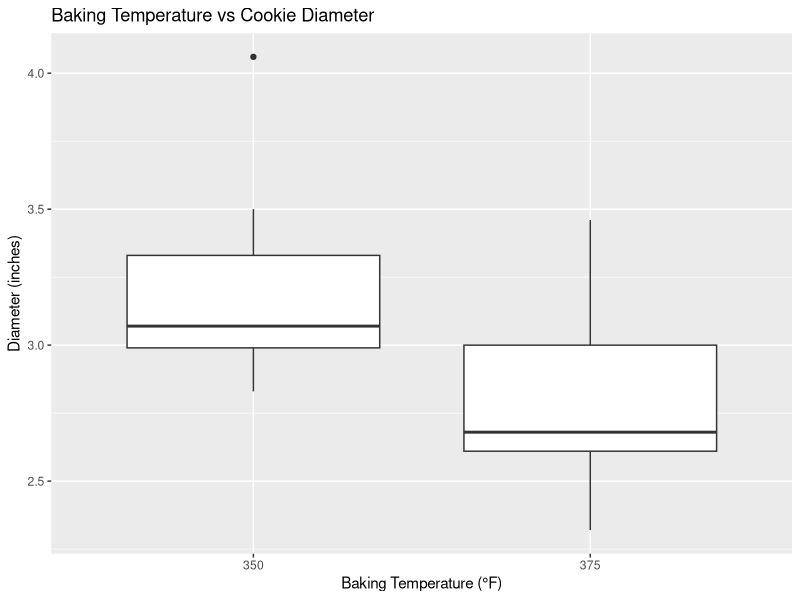
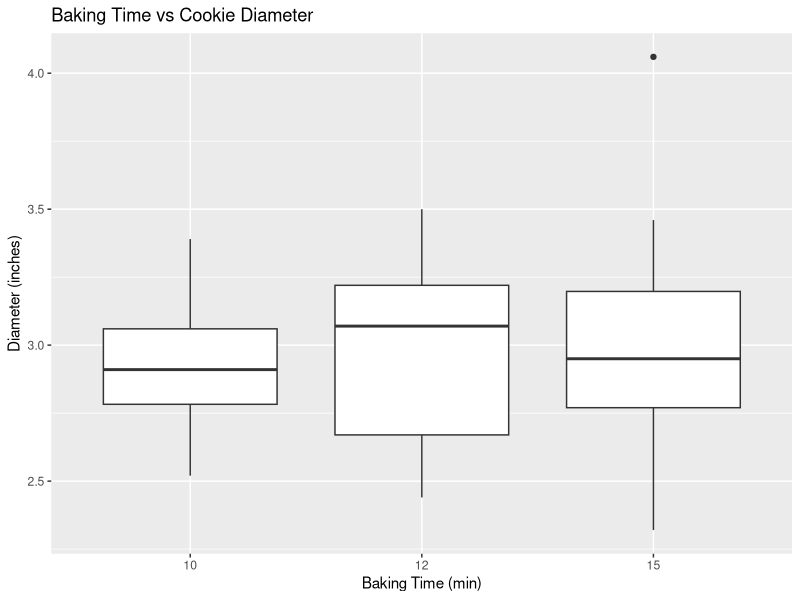
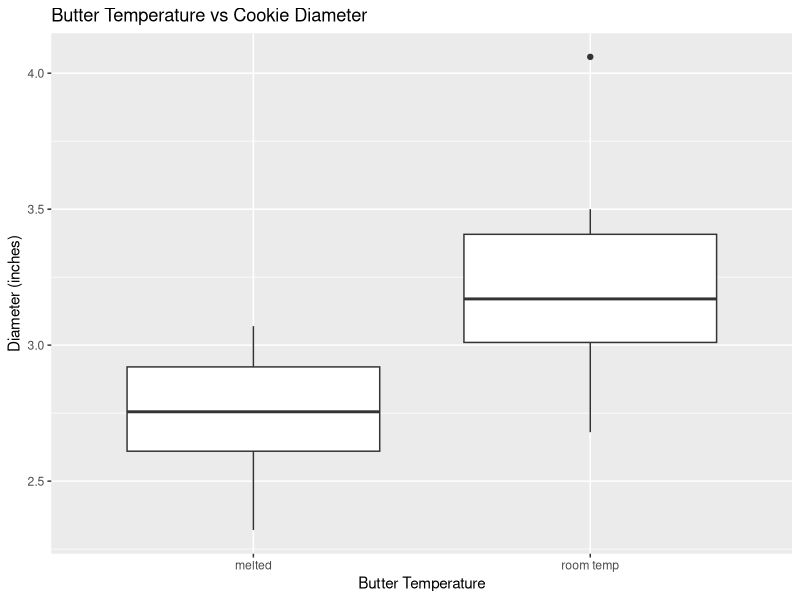
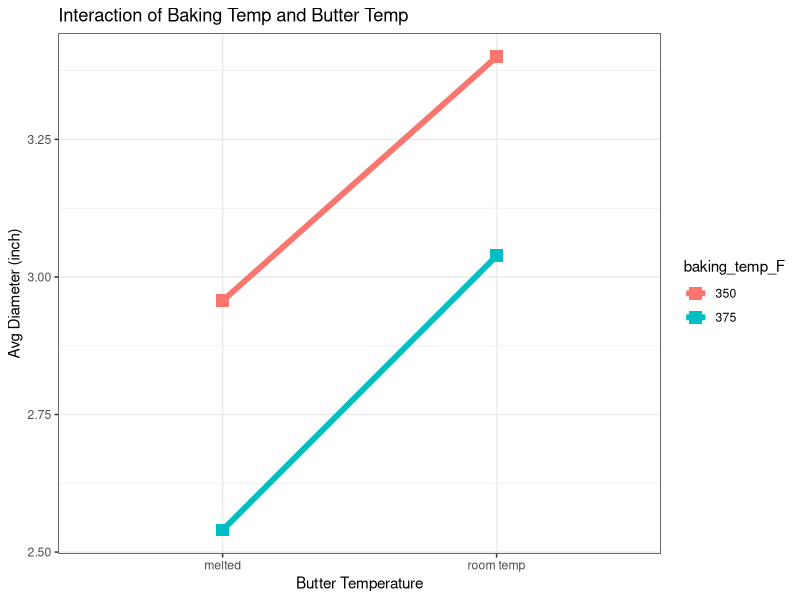
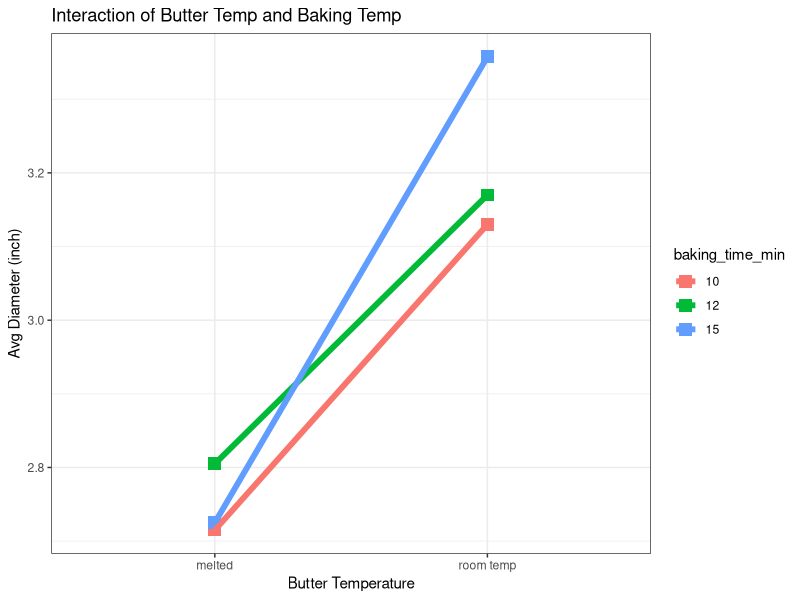
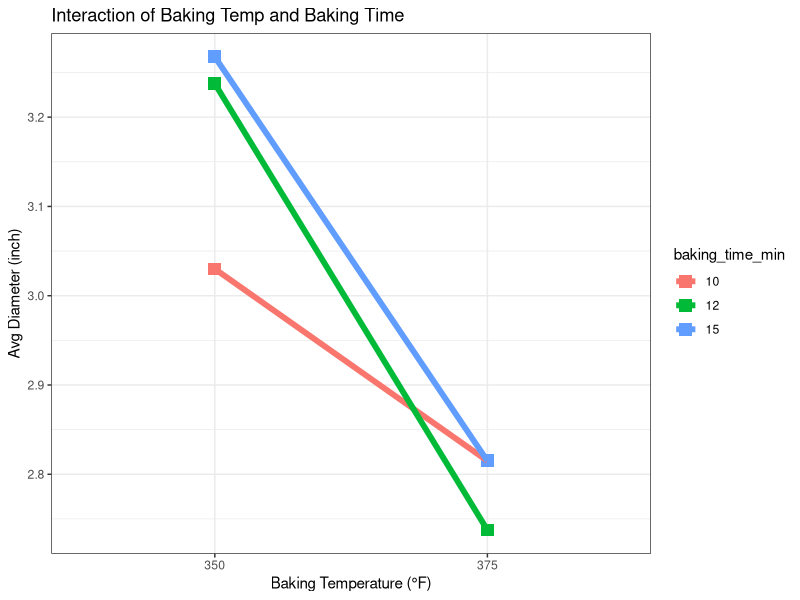
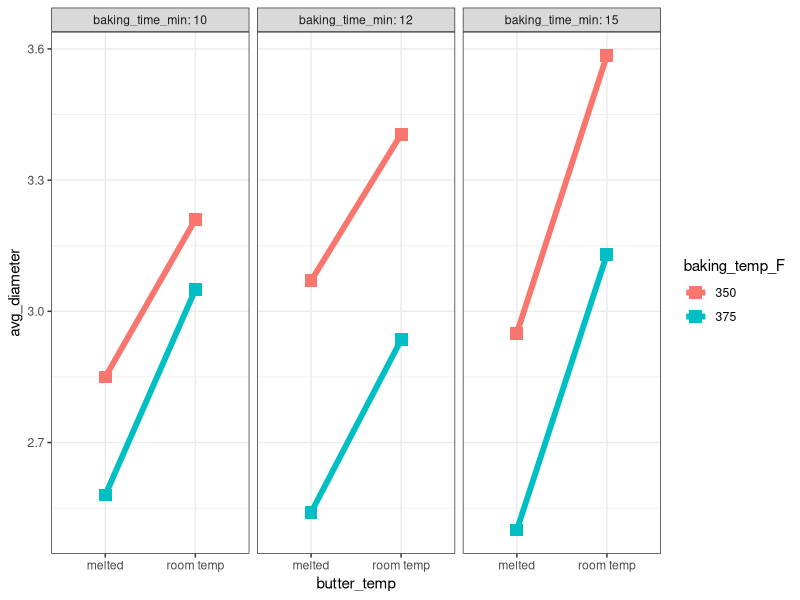

R code for these plots, in order:
## ---- chunk 1
#Load in data
library(tidyverse)
replication = c(rep(1, 12), rep(2, 12))
butter_temp = rep(c(rep('room temp', 6), rep('melted', 6)), 2)
baking_temp = rep(c(rep(c(350, 375), each = 3)), 2)
baking_time = rep(c(10, 12, 15), 8)

responses_cm = c(7.7, 8.4, 7.9, 7.5, 6.8, 7.1, 7.3, 7.8, 7.8, 6.7, 6.2, 5.9, 
                 8.6, 8.9, 10.3, 8, 8.1, 8.8, 7.2, 7.8, 7.2, 6.4, 6.7, 6.8)

responses_in = round(responses_cm/2.54, 2)

cookies = data.frame(cookie_id = 1:24, replication = replication, 
                     butter_temp = butter_temp, baking_temp_F = baking_temp, 
                     baking_time_min = baking_time, 
                     diameter_inch = responses_in)
cookies$butter_temp = factor(cookies$butter_temp)
cookies$baking_temp_F = factor(cookies$baking_temp_F)
cookies$baking_time_min = factor(cookies$baking_time_min)
head(cookies, 3)
## ---- chunk 2
#Randomly assign treatments

set.seed(100)
treatments = c(rep(1:12, each = 1, times = 2))
treatment_assignment = sample(treatments, replace = FALSE)
treatment_assignment

#Each index in our vector represents one of our dough balls. The value at that
#index is the randomly assigned treatment combination.
## ---- chunk 3
summary(cookies)
## ---- chunk 4
#Main Effects

#Figure A
butter_temp_vs_resp = ggplot(cookies, aes(x = butter_temp, y = diameter_inch)) +
  geom_boxplot() + labs(title = 'Butter Temperature vs Cookie Diameter', 
                        x = 'Butter Temperature', y = 'Diameter (inches)')
#butter_temp_vs_resp 
## ---- chunk 5
#Figure B

baking_temp_vs_resp = ggplot(cookies, aes(x = baking_temp_F, y = diameter_inch)) +
  geom_boxplot() + labs(title = 'Baking Temperature vs Cookie Diameter', 
                        x = 'Baking Temperature (°F)', y = 'Diameter (inches)')
#baking_temp_vs_resp
## ---- chunk 6
#Figure C
baking_time_vs_resp = ggplot(cookies, aes(x = baking_time_min, 
                                          y = diameter_inch)) + geom_boxplot() +
  labs(title = 'Baking Time vs Cookie Diameter', x = 'Baking Time (min)',
       y = 'Diameter (inches)')
#baking_time_vs_resp
## ---- chunk 7
#Interaction plots
#Figure D
group_means <- cookies |>
  group_by(butter_temp, baking_temp_F) |>
  summarize(avg_diameter = mean(diameter_inch),
            n = n())
#group_means

plot1 = ggplot(group_means, aes(x = butter_temp,
                        y = avg_diameter,
                        color = baking_temp_F,
                        group = baking_temp_F)) +
  geom_point(shape = 15, size = 4) +
  geom_line(lwd = 2) +
  theme_bw() + labs(title = 'Interaction of Baking Temp and Butter Temp',
                    x = 'Butter Temperature', y = 'Avg Diameter (inch)')
## ---- chunk 8
#Interaction plots
#Figure F
group_means <- cookies |>
  group_by(butter_temp, baking_time_min) |>
  summarize(avg_diameter = mean(diameter_inch),
            n = n())
#group_means

plot2 = ggplot(group_means, aes(x = butter_temp,
                        y = avg_diameter,
                        color = baking_time_min,
                        group = baking_time_min)) +
  geom_point(shape = 15, size = 4) +
  geom_line(lwd = 2) +
  theme_bw() + labs(title = 'Interaction of Butter Temp and Baking Temp',
                    x = 'Butter Temperature', y = 'Avg Diameter (inch)')
## ---- chunk 9
#Interaction plots
#Figure G

group_means <- cookies |>
  group_by(baking_temp_F, baking_time_min) |>
  summarize(avg_diameter = mean(diameter_inch),
            n = n())
#group_means

plot3 = ggplot(group_means, aes(x = baking_temp_F,
                        y = avg_diameter,
                        color = baking_time_min,
                        group = baking_time_min)) +
  geom_point(shape = 15, size = 4) +
  geom_line(lwd = 2) +
  theme_bw() + labs(title = 'Interaction of Baking Temp and Baking Time',
                    x = 'Baking Temperature (°F)', y = 'Avg Diameter (inch)')

## ---- chunk 10
##Interaction plots
#Figure E
group_means <- cookies |>
  group_by(butter_temp, baking_temp_F, baking_time_min) |>
  summarize(avg_diameter = mean(diameter_inch),
            n = n())
#group_means

plot4 = ggplot(group_means, aes(x = butter_temp,
                        y = avg_diameter,
                        color = baking_temp_F,
                        group = baking_temp_F)) +
  geom_point(shape = 15, size = 4) +
  geom_line(lwd = 2) +
  facet_wrap(vars(baking_time_min), labeller = label_both) +
  theme_bw()
## ---- chunk 11
#ANOVA
anova_model <- aov(diameter_inch ~ butter_temp*baking_temp_F*baking_time_min,
                   data = cookies)
anova_tbl = summary(anova_model)
anova_tbl

obs_f = anova_tbl[[1]]$`F value`[1:7]
#obs_f
## ---- chunk 12
#Randomization-based Inference
set.seed(100)
shuffle_three_factor <- function(y, a, b, c) {
  Y <- sample(y) # source of randomness

  cookies <- data.frame(diameter_inch = Y,
                      butter_temp = a,
                      baking_temp_F = b,
                      baking_time_min = c)
  
  anova_model <- aov(diameter_inch ~ butter_temp*baking_temp_F*baking_time_min,
                     data = cookies)
  anova_table <- summary(anova_model)
  f_stats <- anova_table[[1]]$`F value`
  f_stats[1:7]
}


null_stats <- replicate(500, shuffle_three_factor(cookies$diameter_inch,
                                                  cookies$butter_temp,
                                                  cookies$baking_temp_F,
                                                  cookies$baking_time_min))


null_butter_temp = null_stats[1, ]
null_baking_temp = null_stats[2, ]     
null_baking_time = null_stats[3, ]                  
null_butter_baking_temp = null_stats[4, ]   
null_butter_baking_time = null_stats[5, ]   
null_baking_temp_time = null_stats[6, ]   
null_butter_baking_temp_time = null_stats[7, ]

p1 = mean(null_butter_temp > obs_f[1])
p2 = mean(null_baking_temp > obs_f[2])
p3 = mean(null_baking_time > obs_f[3])
p4 = mean(null_butter_baking_temp > obs_f[4])
p5 = mean(null_butter_baking_time > obs_f[5])
p6 = mean(null_baking_temp_time > obs_f[6])
p7 = mean(null_butter_baking_temp_time > obs_f[7])

df = data.frame(p_butter_temp = p1, p_baking_temp = p2, p_baking_time = p3,
                p_butter_baking_temp = p4, p_butter_baking_time = p5,
                p_baking_temp_time = p6, p_butter_baking_temp_time = p7)
df
